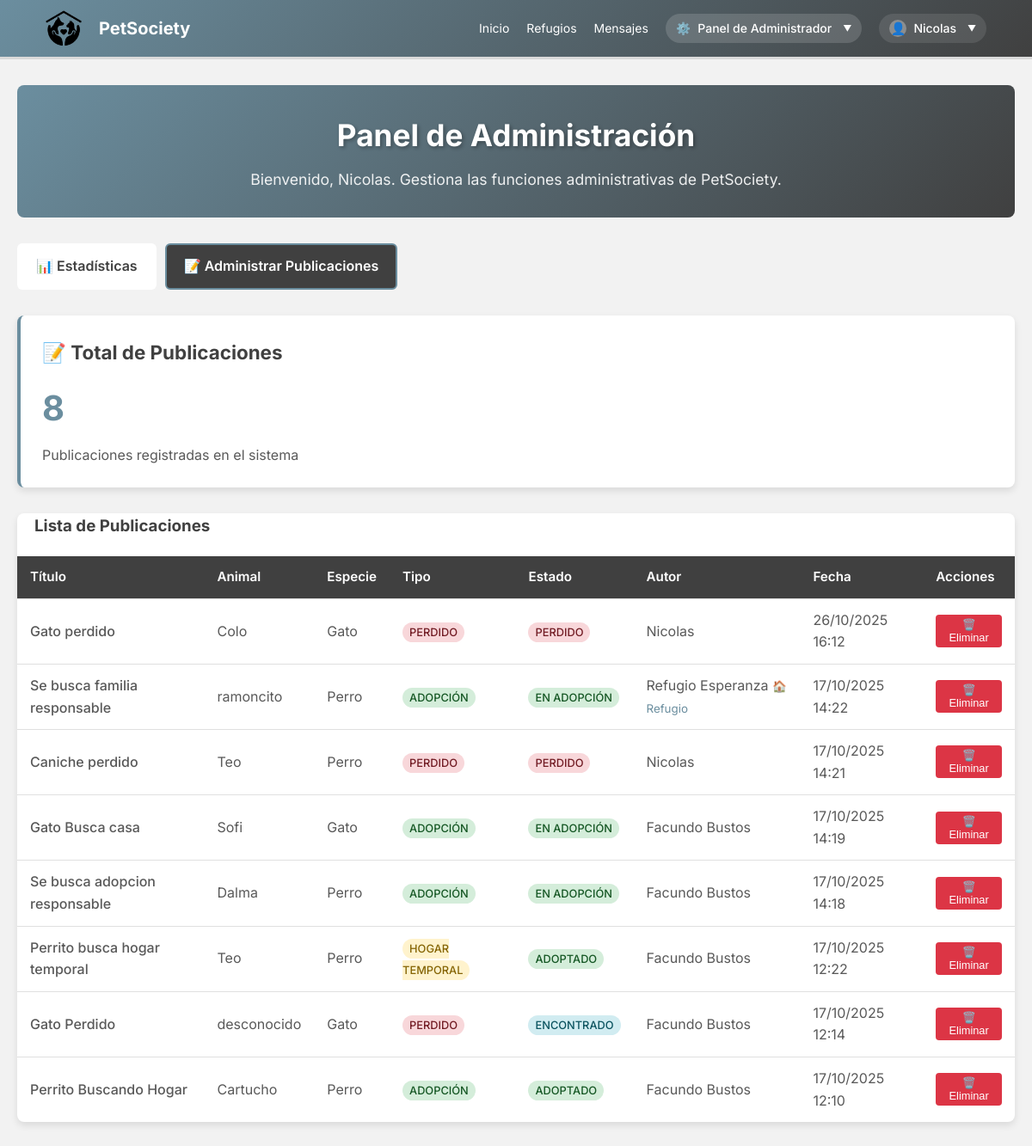
/admin/manage_publications.php (signed in), run on the app's committed database.
### tables this page shows
CREATE TABLE `publicaciones` (
  `id_publicacion` int(11) NOT NULL,
  `id_animal` int(11) NOT NULL,
  `id_usuario_publicador` int(11) NOT NULL,
  `titulo` varchar(255) NOT NULL COMMENT 'Título de la publicación',
  `contenido` text NOT NULL COMMENT 'Contenido detallado de la publicación',
  `tipo_publicacion` enum('Adopción','Perdido','Encontrado','Hogar Temporal') NOT NULL COMMENT 'Tipo de publicación',
  `fecha_publicacion` timestamp NOT NULL DEFAULT current_timestamp() COMMENT 'Fecha y hora en que se publicó el animal (automática)'
);

CREATE TABLE `animales` (
  `id_animal` int(11) NOT NULL,
  `nombre` varchar(100) DEFAULT NULL,
  `especie` varchar(50) NOT NULL,
  `raza` varchar(50) DEFAULT NULL,
  `edad` tinyint(3) UNSIGNED DEFAULT NULL COMMENT 'Edad en años del animal',
  `genero` enum('Macho','Hembra') NOT NULL COMMENT 'Género del animal, estandarizado a Macho o Hembra',
  `descripcion` text NOT NULL,
  `imagen_url` varchar(255) DEFAULT NULL COMMENT 'URL o ruta de la imagen del animal',
  `estado` enum('En Adopción','Perdido','Adoptado','Hogar Temporal','Encontrado') NOT NULL
);

CREATE TABLE `usuarios` (
  `id_usuario` int(11) NOT NULL,
  `dni` varchar(15) NOT NULL COMMENT 'Documento Nacional de Identidad, debe ser único',
  `nombre` varchar(100) NOT NULL,
  `email` varchar(100) NOT NULL,
  `password_hash` varchar(255) NOT NULL COMMENT 'Hash de la contraseña del usuario (usar bcrypt o Argon2)',
  `reset_token` varchar(255) DEFAULT NULL,
  `token_expiry` timestamp NULL DEFAULT NULL,
  `telefono` varchar(15) DEFAULT NULL,
  `direccion` varchar(255) DEFAULT NULL,
  `es_refugio` tinyint(1) NOT NULL DEFAULT 0 COMMENT 'TRUE si es un refugio, FALSE si es particular',
  `is_admin` tinyint(1) NOT NULL DEFAULT 0 COMMENT '1 si es super admin, 0 si no lo es',
  `descripcion` text DEFAULT NULL,
  `fecha_registro` timestamp NOT NULL DEFAULT current_timestamp() COMMENT 'Fecha y hora de registro de la cuenta (automática)'
);

### admin/manage_publications.php (the view, shortened to what this page needs)
<?php
include 'admin_header.php';
$sql = "SELECT p.id_publicacion, p.titulo, p.fecha_publicacion, p.tipo_publicacion,
               u.nombre AS autor, u.es_refugio,
               a.nombre AS animal, a.especie, a.estado
        FROM publicaciones p
        JOIN usuarios u ON p.id_usuario_publicador = u.id_usuario
        JOIN animales a ON p.id_animal = a.id_animal
        ORDER BY p.fecha_publicacion DESC";
$result = $conexion->query($sql);
$total_publicaciones = $result->num_rows;
?>
<div class="admin-cards">
    <div class="admin-card">
        <h3>📝 Total de Publicaciones</h3>
        <div class="card-number"><?php echo $total_publicaciones; ?></div>
        <p>Publicaciones registradas en el sistema</p>
    </div>
</div>
<div class="admin-table-container">
    <h3>Lista de Publicaciones</h3>
    <?php if ($total_publicaciones > 0): ?>
        <table class="admin-table">
            <thead>
                <tr>
                    <th>Título</th>
                    <th>Animal</th>
                    <th>Especie</th>
                    <th>Tipo</th>
                    <th>Estado</th>
                    <th>Autor</th>
                    <th>Fecha</th>
                    <th>Acciones</th>
                </tr>
            </thead>
            <tbody>
                <?php
                $result->data_seek(0);
                while ($row = $result->fetch_assoc()):
                    $tipo_class = '';
                    if (strtolower($row['tipo_publicacion']) == 'adopción') {
                        $tipo_class = 'status-adopcion';
                    } elseif (strtolower($row['tipo_publicacion']) == 'perdido') {
                        $tipo_class = 'status-perdido';
                    } elseif (strtolower($row['tipo_publicacion']) == 'encontrado') {
                        $tipo_class = 'status-encontrado';
                    } elseif (strtolower($row['tipo_publicacion']) == 'hogar temporal') {
                        $tipo_class = 'status-hogar-temporal';
                    } else {
                        $tipo_class = 'status-adopcion';
                    }
                    $estado_class = '';
                    if (strtolower($row['estado']) == 'en adopción') {
                        $estado_class = 'status-adopcion';
                    } elseif (strtolower($row['estado']) == 'perdido') {
                        $estado_class = 'status-perdido';
                    } elseif (strtolower($row['estado']) == 'encontrado') {
                        $estado_class = 'status-encontrado';
                    } elseif (strtolower($row['estado']) == 'adoptado') {
                        $estado_class = 'status-adopcion';
                    } elseif (strtolower($row['estado']) == 'hogar temporal') {
                        $estado_class = 'status-hogar-temporal';
                    } else {
                        $estado_class = 'status-adopcion';
                    }
                ?>
                    <tr>
                        <td class="title-cell"><?php echo htmlspecialchars($row['titulo']); ?></td>
                        <td><?php echo htmlspecialchars($row['animal']); ?></td>
                        <td><?php echo htmlspecialchars($row['especie']); ?></td>
                        <td><span class="status-badge <?php echo $tipo_class; ?>"><?php echo htmlspecialchars($row['tipo_publicacion']); ?></span></td>
                        <td><span class="status-badge <?php echo $estado_class; ?>"><?php echo htmlspecialchars($row['estado']); ?></span></td>
                        <td>
                            <?php echo htmlspecialchars($row['autor']); ?>
                            <?php if ($row['es_refugio']): ?>
                                <small class="refugio-indicator">🏠 Refugio</small>
                            <?php endif; ?>
                        </td>
                        <td><?php echo date('d/m/Y H:i', strtotime($row['fecha_publicacion'])); ?></td>
                        <td>
                            <form method="post" class="admin-inline-form" onsubmit="return confirm('¿Estás seguro de que quieres eliminar esta publicación?\n\nTítulo: <?php echo htmlspecialchars($row['titulo']); ?>\nAnimal: <?php echo htmlspecialchars($row['animal']); ?>\n\nEsta acción es irreversible.');">
                                <button type="submit" class="admin-btn admin-btn-danger admin-btn-small">
                                    🗑️ Eliminar
                                </button>
                            </form>
                        </td>
                    </tr>
                <?php endwhile; ?>
            </tbody>
        </table>
    <?php else: ?>
        <div class="admin-empty">
            <p>No hay publicaciones registradas en el sistema.</p>
        </div>
    <?php endif; ?>
</div>
<?php include 'admin_footer.php'; ?>

### admin/admin_header.php (shortened to what this page needs)
<!DOCTYPE html>
<html lang="es">
<head>
    <link rel="stylesheet" href="../estilos.css">
    <link rel="stylesheet" href="admin.css">
</head>
<body>
    <header>
        <div class="container">
            <div id="branding">
                <h1><a href="../index.php"><img src="../img/logo1.png" alt="PetSociety Logo" class="header-logo"></a><a href="../index.php">PetSociety</a></h1>
            </div>
            <nav>
                <ul class="nav-menu">
                    <li><a href="../index.php">Inicio</a></li>
                    <li><a href="../refugios.php">Refugios</a></li>
                    <li><a href="../buzon.php">Mensajes</a></li>
                    <li class="admin-panel-dropdown">
                        <span class="admin-panel-trigger">Panel de Administrador</span>
                    </li>
                    <li class="user-menu mobile-user-menu">
                        <span class="user-menu-trigger">
                            <span class="user-icon"></span>
                            <span class="user-name"><?php echo htmlspecialchars($_SESSION["nombre"]); ?></span>
                        </span>
                    </li>
                </ul>
            </nav>
        </div>
    </header>
    <div class="admin-container">
        <div class="admin-header">
            <h1>Panel de Administración</h1>
            <p>Bienvenido, <?php echo htmlspecialchars($_SESSION["nombre"]); ?>. Gestiona las funciones administrativas de PetSociety.</p>
        </div>
        <div class="admin-nav">
            <a href="statistics.php" class="admin-nav-tab <?php echo basename($_SERVER['PHP_SELF']) == 'statistics.php' ? 'active' : ''; ?>">
                📊 Estadísticas
            </a>
            <a href="manage_publications.php" class="admin-nav-tab <?php echo basename($_SERVER['PHP_SELF']) == 'manage_publications.php' ? 'active' : ''; ?>">
                📝 Administrar Publicaciones
            </a>
        </div>

### admin/admin_footer.php (shortened to what this page needs)
    </div>
</body>
</html>

### estilos.css (style rules this page uses)
body { font-family: "Inter", -apple-system, BlinkMacSystemFont, "Segoe UI", sans-serif; background-color: #f2f2f2; color: #595959; margin: 0; padding: 0; line-height: 1.6; }
.container { width: 80%; margin: auto; overflow: hidden; padding: 20px 0; }
header { background: linear-gradient(135deg, #6b8e9f 0%, #404040 100%); color: #ffffff; padding: 0.75rem 0; border-bottom: #d9d9d9 3px solid; position: relative; z-index: 100; overflow: visible; padding-left: 2%; padding-right: 2%; }
header a { color: #ffffff; text-decoration: none; text-transform: capitalize; font-size: 14px; }
header .container { display: flex; justify-content: space-between; align-items: center; width: 95%; max-width: 100%; margin: 0 auto; padding: 0 2%; position: relative; overflow: visible; }
header #branding h1 { margin: 0; display: flex; align-items: center; gap: 10px; }
header #branding h1 a { display: flex; align-items: center; text-transform: none; font-size: 20px; font-weight: bold; }
header nav { position: relative; z-index: 101; overflow: visible; }
header nav ul.nav-menu { padding: 0; margin: 0; list-style: none; display: flex; align-items: center; gap: 20px; }
header nav ul.nav-menu li { display: inline; margin-left: 0; position: relative; }
header nav ul.nav-menu li.user-menu { position: relative; z-index: 102; }
header nav ul.nav-menu li.user-menu .user-menu-trigger { cursor: pointer; display: inline-flex; align-items: center; gap: 8px; padding: 6px 12px; border-radius: 20px; background-color: rgba(255, 255, 255, 0.1); transition: all 0.3s ease; }
header nav ul.nav-menu li.user-menu .user-menu-trigger .user-icon { width: 20px; height: 20px; border-radius: 50%; background-color: rgba(255, 255, 255, 0.3); display: flex; align-items: center; justify-content: center; font-size: 12px; }
header nav ul li.user-menu .user-menu-trigger .user-icon::before { content: "👤"; font-size: 14px; }
header nav ul li.user-menu .user-menu-trigger .user-name { font-weight: 500; font-size: 14px; }
header nav ul li.user-menu .user-menu-trigger::after { content: "▼"; font-size: 10px; margin-left: 5px; transition: transform 0.3s ease; }
.header-logo { height: 42px; width: auto; margin-right: 10px; vertical-align: middle; cursor: pointer; transition: opacity 0.3s ease; }
header #branding h1 { margin: 0; display: flex; align-items: center; }

### data on the page
publicaciones: titulo "Gato perdido", id_animal.nombre "Colo", id_animal.especie "Gato", tipo_publicacion "PERDIDO", id_animal.estado "PERDIDO", id_usuario_publicador.nombre "Nicolas", fecha_publicacion "26/10/2025 16:12"
publicaciones: titulo "Se busca familia responsable", id_animal.nombre "ramoncito", id_animal.especie "Perro", tipo_publicacion "ADOPCIÓN", id_animal.estado "EN ADOPCIÓN", id_usuario_publicador.nombre "Refugio Esperanza", shows "🏠 Refugio", fecha_publicacion "17/10/2025 14:22"
publicaciones: titulo "Caniche perdido", id_animal.nombre "Teo", id_animal.especie "Perro", tipo_publicacion "PERDIDO", id_animal.estado "PERDIDO", id_usuario_publicador.nombre "Nicolas", fecha_publicacion "17/10/2025 14:21"
publicaciones: titulo "Gato Busca casa", id_animal.nombre "Sofi", id_animal.especie "Gato", tipo_publicacion "ADOPCIÓN", id_animal.estado "EN ADOPCIÓN", id_usuario_publicador.nombre "Facundo Bustos", fecha_publicacion "17/10/2025 14:19"
publicaciones: titulo "Se busca adopcion responsable", id_animal.nombre "Dalma", id_animal.especie "Perro", tipo_publicacion "ADOPCIÓN", id_animal.estado "EN ADOPCIÓN", id_usuario_publicador.nombre "Facundo Bustos", fecha_publicacion "17/10/2025 14:18"
publicaciones: titulo "Perrito busca hogar temporal", id_animal.nombre "Teo", id_animal.especie "Perro", tipo_publicacion "HOGAR TEMPORAL", id_animal.estado "ADOPTADO", id_usuario_publicador.nombre "Facundo Bustos", fecha_publicacion "17/10/2025 12:22"
publicaciones: titulo "Gato Perdido", id_animal.nombre "desconocido", id_animal.especie "Gato", tipo_publicacion "PERDIDO", id_animal.estado "ENCONTRADO", id_usuario_publicador.nombre "Facundo Bustos", fecha_publicacion "17/10/2025 12:14"
publicaciones: titulo "Perrito Buscando Hogar", id_animal.nombre "Cartucho", id_animal.especie "Perro", tipo_publicacion "ADOPCIÓN", id_animal.estado "ADOPTADO", id_usuario_publicador.nombre "Facundo Bustos", fecha_publicacion "17/10/2025 12:10"

### other printed values
$_SESSION["nombre"] "Nicolas"
$total_publicaciones "8"
